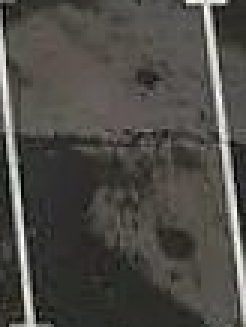
#> input picture dataset/free/free_103.png, 82 x 109 px (shown 3 times larger); its folder holds 4 pictures in this run
$ python train_model.py
#> lines starting #> are read from the running program, lines starting #| are printed output that depends on the picture
import os
import cv2
import numpy as np

# Load images
data = []
labels = []

# Free = 0
for file in os.listdir("dataset/free"):
    img = cv2.imread(os.path.join("dataset/free", file))
#> img is the input picture: shape (109, 82, 3); mean B, G, R 70.5, 75.5, 77.3
    img = cv2.resize(img, (32, 32))
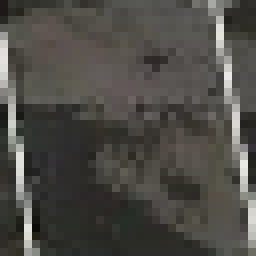
#> img: shape (32, 32, 3) (shown 8 times larger); mean B, G, R 70.3, 75.2, 77
    data.append(img.flatten())
    labels.append(0)
#> pass 2 of the loop `for file in os.listdir("dataset/free"):`:
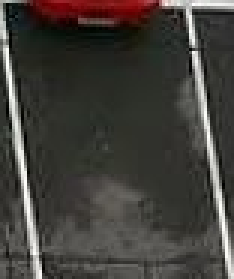
#> input picture dataset/free/free_108.png, 78 x 93 px (shown 3 times larger)
#> img is the input picture: shape (93, 78, 3); mean B, G, R 58.7, 63.4, 66.4
#> `img = cv2.resize(img, (32, 32))`:
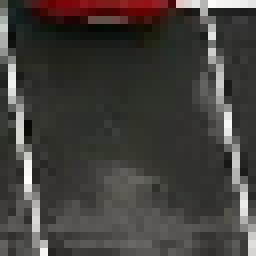
#> img: shape (32, 32, 3) (shown 8 times larger); mean B, G, R 58.9, 63.6, 66.6
#> pass 3 of the loop `for file in os.listdir("dataset/free"):`:
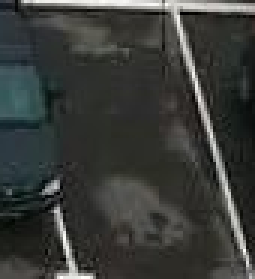
#> input picture dataset/free/free_110.png, 85 x 93 px (shown 3 times larger)
#> img is the input picture: shape (93, 85, 3); mean B, G, R 57, 59.9, 57.6
#> `img = cv2.resize(img, (32, 32))`:
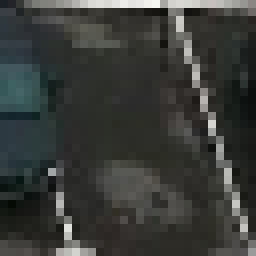
#> img: shape (32, 32, 3) (shown 8 times larger); mean B, G, R 56.9, 59.8, 57.5
#> the loop made 4 passes; the first 3 are shown

# Occupied = 1
#> (the run stopped early here; a loop or call above may not have finished)
